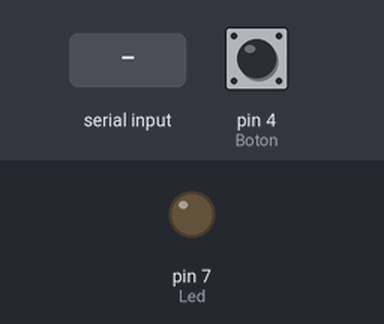
Bench run of a sketch on a simulated Arduino Uno, built with avr-gcc and run on an emulated ATmega328P. Parts: output pins drawn as LEDs (lit = HIGH). The test bench sets the inputs (shaded band); at power-on: pin 4 (Boton) HIGH. What the sketch prints to the serial monitor is not drawn.

Above: at 1.2 s.
1.3 s: "a" received over Serial
At 2.8 s:
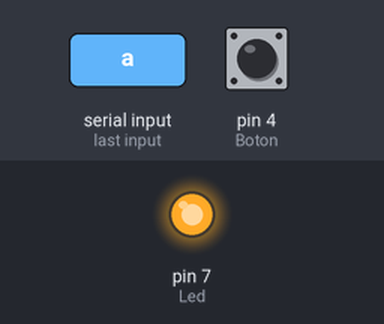
4.4 s: "b" received over Serial
At 5.2 s:
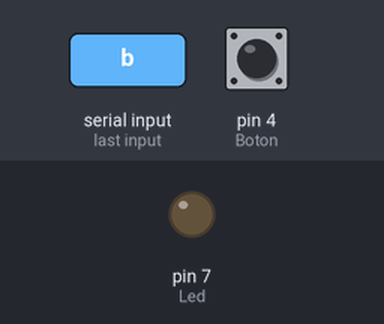
Timing chart, 0 to 7.4 s (numbered marks = the images above; inputs shaded):
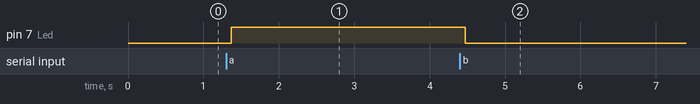

Measured:
- after the input at 1.3 s, pin 7 (Led): LOW → HIGH after 0.07 s
- after the input at 4.4 s, pin 7 (Led): HIGH → LOW after 0.07 s

The sketch:

ComunicacionSerie_UNO_purtoserie.ino
```cpp
#define RX 0
#define TX 1
#define Boton 4
#define Led 7

unsigned long tiempoTX = 0;

void setup() {
  Serial.begin(9600);
  pinMode(Led, OUTPUT);
  pinMode(Boton, INPUT_PULLUP);
}

char dato = 's';

void loop() {
  if(Serial.available()){             //Reccepcion de datos
    dato = Serial.read();
    Serial.flush();
    }

  if(Serial){      //Transmision de datos
    //tiempoTX = millis();
    if(digitalRead(Boton)==LOW)
      Serial.println('c');
    else
      Serial.println('d');
  }

  if(dato == 'a')                       //Control del led
    digitalWrite(Led, HIGH);
  else if(dato == 'b')
    digitalWrite(Led, LOW);

}
```
